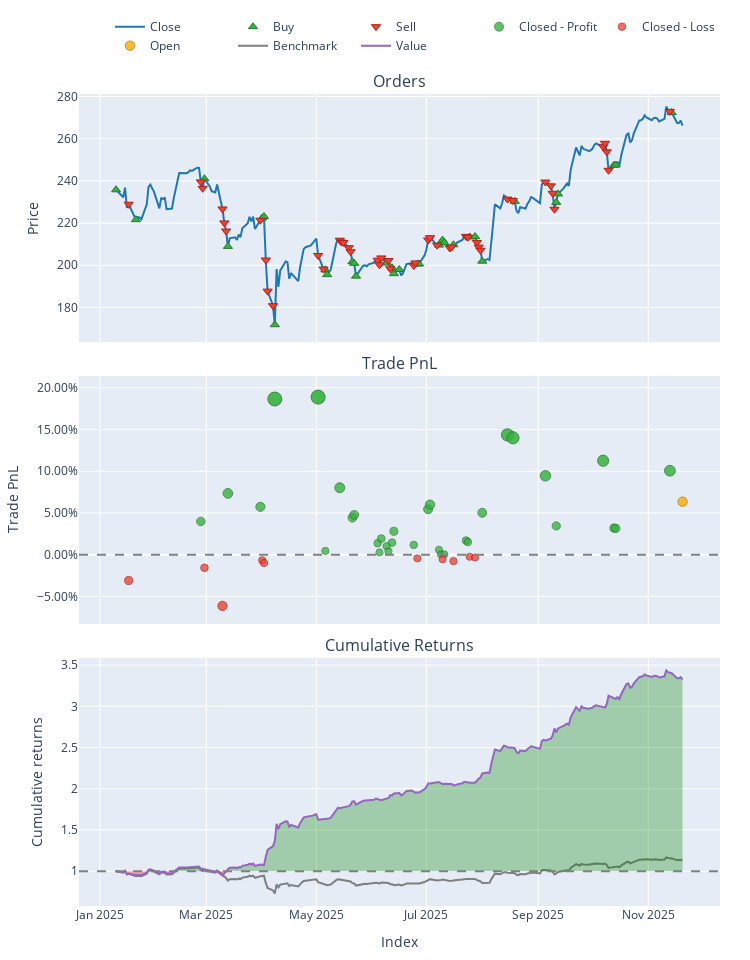
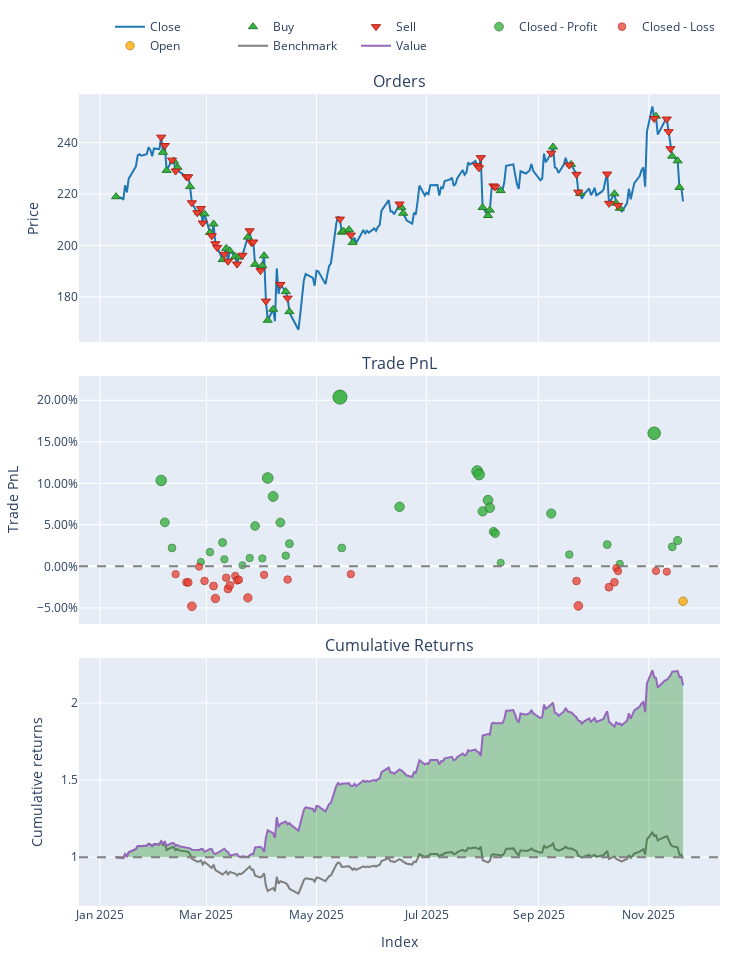
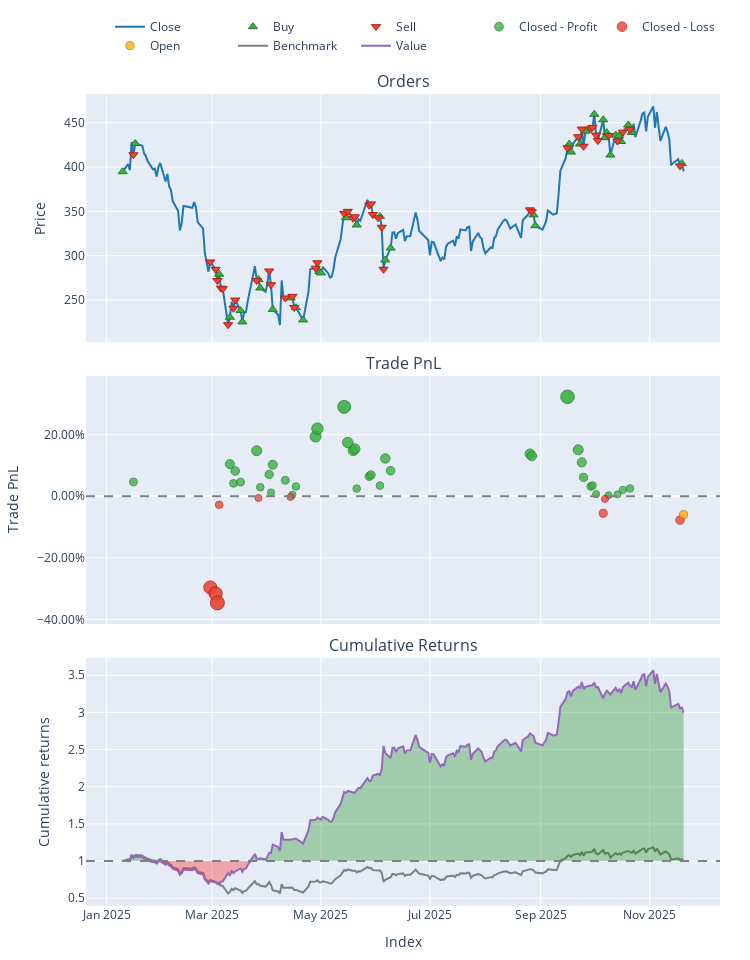
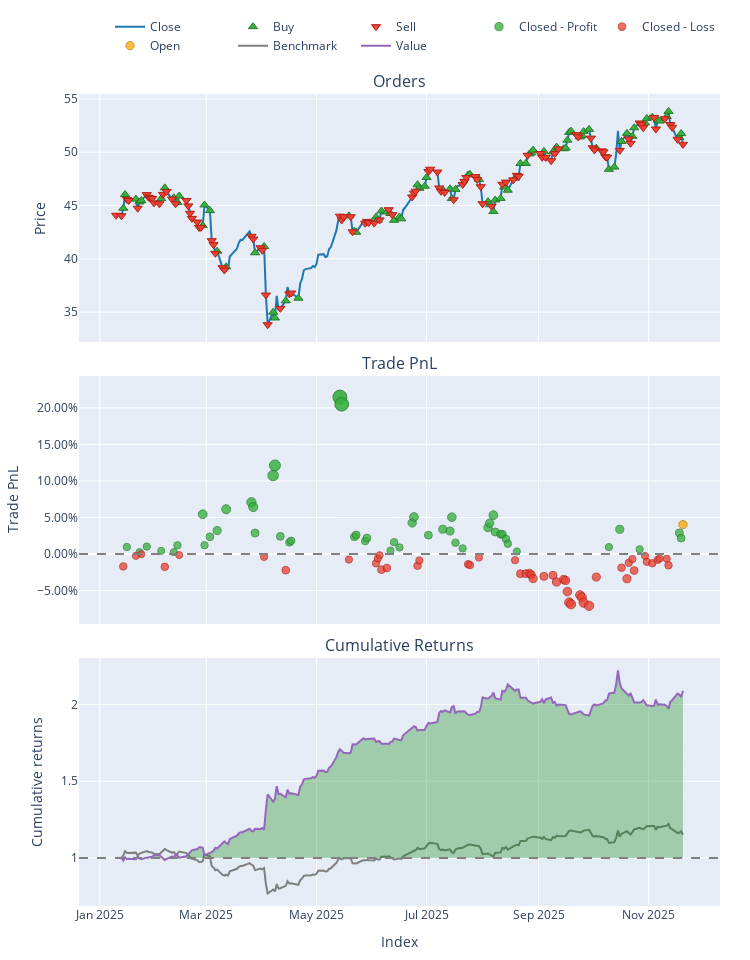

Notebook cell for these charts, in order:
### Code cell
# Multiple stocks in a loop
stocks = ["AAPL", "AMZN", "TSLA", "BAC","MDU", "CWCO", "NEE", "DUK"]
results = {}

for stock in stocks:
    print(f"\n{'='*60}")
    print(f"Processing {stock}")
    print(f"{'='*60}")
    portfolio, metrics, actions = run_ppo_trading_pipeline(
        stock_symbol=stock, 
        config=config,
        show_plot=True  # Don't show plots in loop
    )
    results[stock] = {'portfolio': portfolio, 'metrics': metrics, 'actions': actions}
